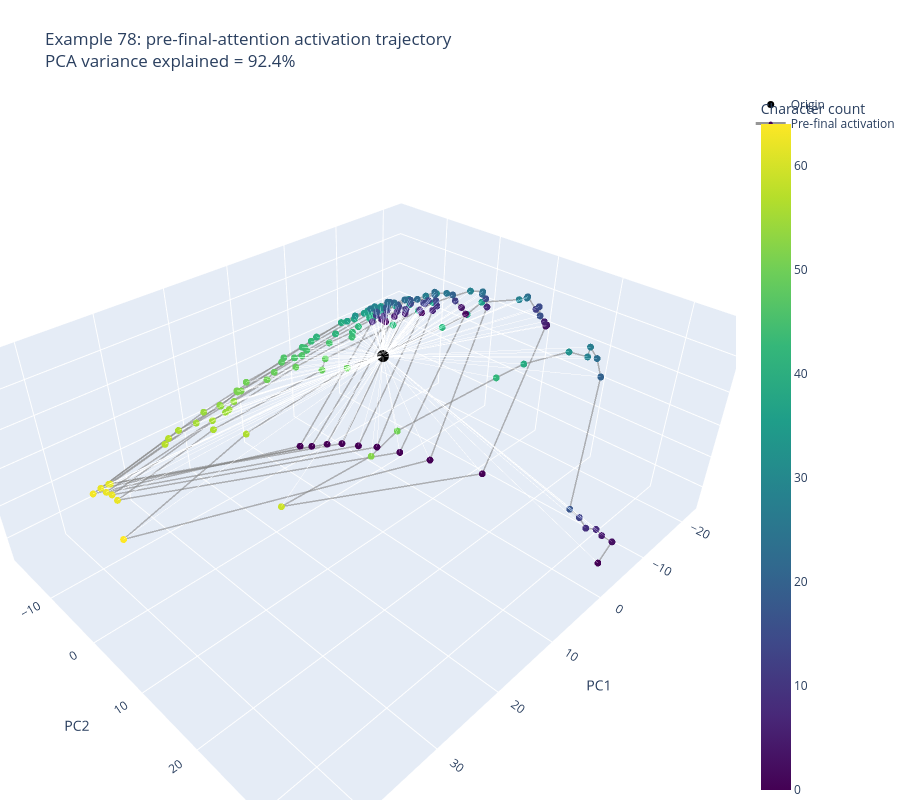
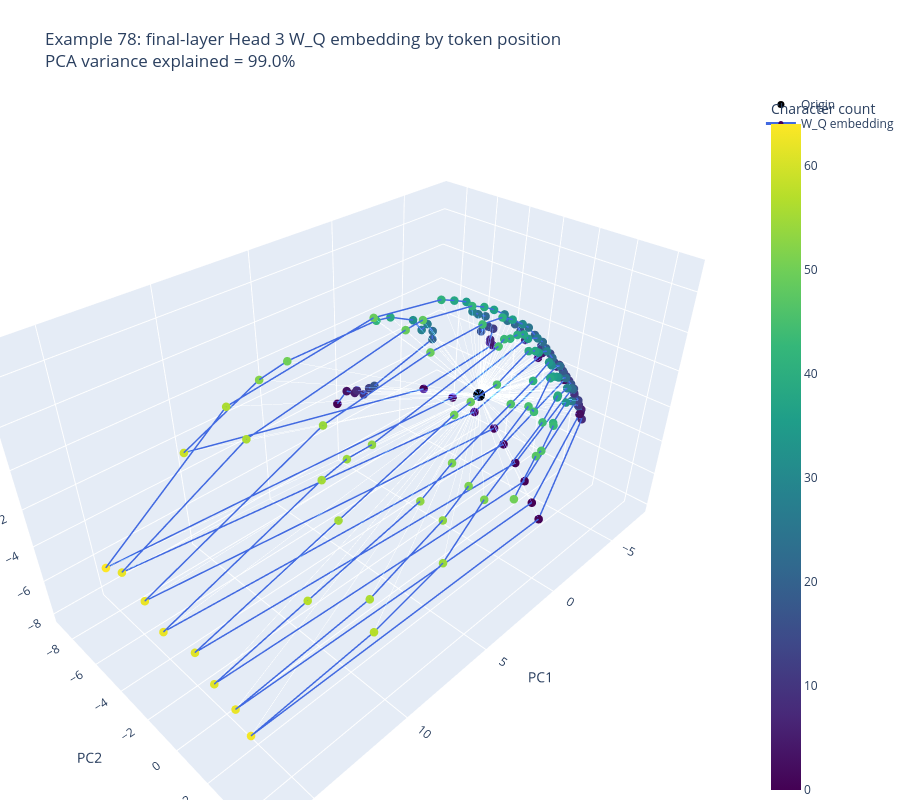
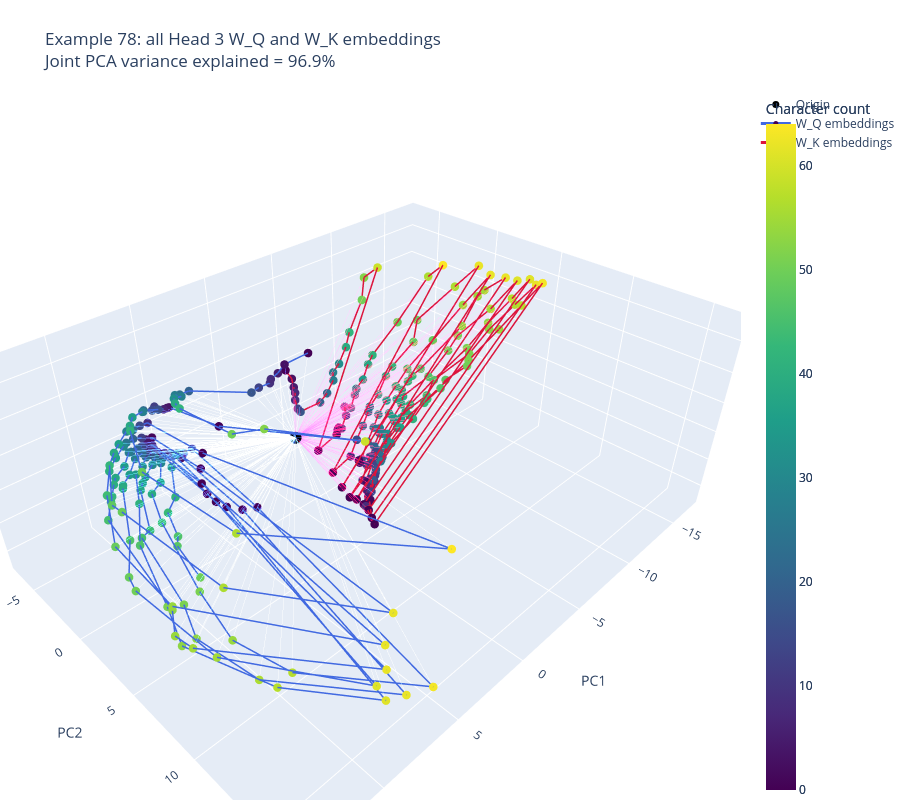
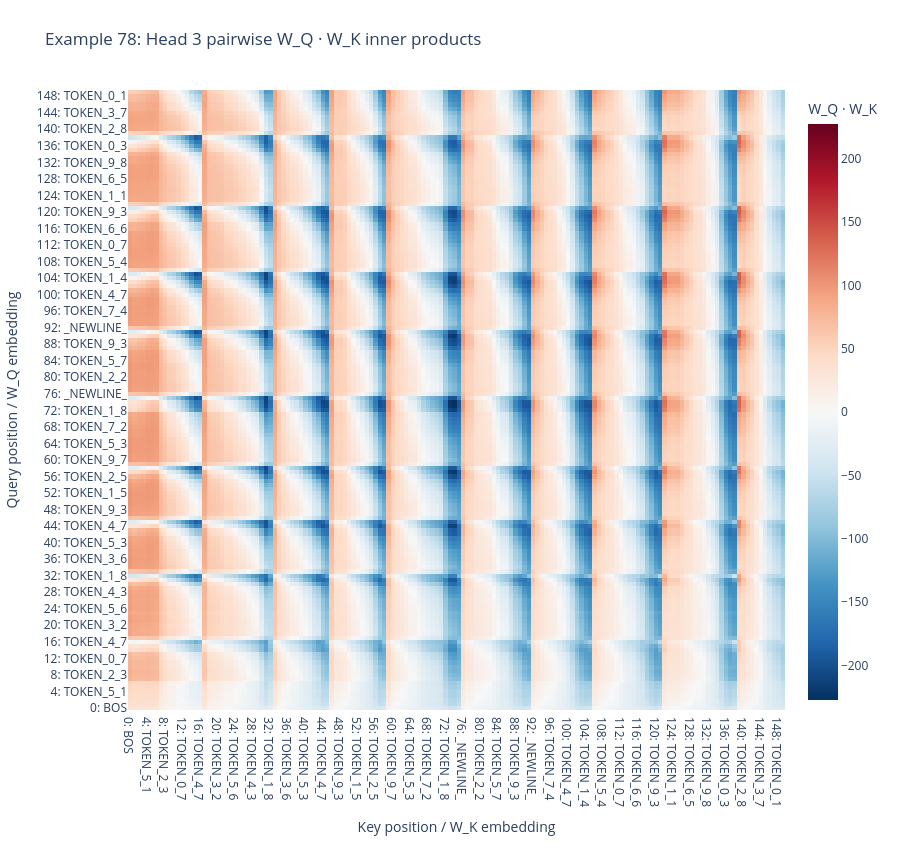

Notebook source saved alongside these figures, in order:
### Markdown cell above
## PCA of the pre-final-attention activation at every token position

### Code cell
activation_pca = PCA(n_components=3)
activation_coordinates = activation_pca.fit_transform(activations)

def project_head_vectors_for_plot(vectors, projection):
    vectors = torch.as_tensor(vectors, device=device, dtype=model.W_Q.dtype)
    normalized = model.blocks[final_layer].ln1(vectors)
    if projection == "query":
        projected = normalized @ model.W_Q[final_layer, HEAD] + model.b_Q[final_layer, HEAD]
    else:
        projected = normalized @ model.W_K[final_layer, HEAD] + model.b_K[final_layer, HEAD]
    return projected.detach().cpu().float().numpy()

fig = go.Figure()
fig.add_trace(go.Scatter3d(x=[0], y=[0], z=[0], mode="markers", marker=dict(size=7, color="black"), name="Origin", hovertemplate="(0, 0, 0)<extra>Origin</extra>"))
fig.add_trace(go.Scatter3d(
    x=activation_coordinates[:, 0], y=activation_coordinates[:, 1], z=activation_coordinates[:, 2],
    mode="lines+markers", marker=dict(size=4, color=character_counts, colorscale="Viridis", colorbar=dict(title="Character count")),
    line=dict(color="rgba(80,80,80,0.6)", width=3), name="Pre-final activation",
    text=[f"{i}: {name}" for i, name in enumerate(token_names)], customdata=np.asarray(character_counts),
    hovertemplate="position=%{text}<br>character count=%{customdata}<extra>Activation</extra>",
))
segments=[]
for point in activation_coordinates:
    segments.extend([[0, 0, 0], point.tolist(), [None, None, None]])
fig.add_trace(go.Scatter3d(x=[p[0] for p in segments], y=[p[1] for p in segments], z=[p[2] for p in segments], mode="lines", line=dict(color="rgba(100,100,100,0.18)", width=1), name="Activation vectors", showlegend=False, hoverinfo="skip"))
fig.update_layout(title=f"Example {example_index}: pre-final-attention activation trajectory<br>PCA variance explained = {activation_pca.explained_variance_ratio_.sum():.1%}", scene=dict(xaxis_title="PC1", yaxis_title="PC2", zaxis_title="PC3"), height=800, margin=dict(l=0, r=0, b=0, t=90))
display(fig)

q_embeddings = project_head_vectors_for_plot(activations, "query")
q_pca = PCA(n_components=3)
q_coordinates = q_pca.fit_transform(q_embeddings)
fig = go.Figure()
fig.add_trace(go.Scatter3d(x=[0], y=[0], z=[0], mode="markers", marker=dict(size=7, color="black"), name="Origin", hovertemplate="(0, 0, 0)<extra>Origin</extra>"))
q_segments=[]
for point in q_coordinates:
    q_segments.extend([[0, 0, 0], point.tolist(), [None, None, None]])
fig.add_trace(go.Scatter3d(x=[p[0] for p in q_segments], y=[p[1] for p in q_segments], z=[p[2] for p in q_segments], mode="lines", line=dict(color="rgba(65,105,225,0.18)", width=1), name="W_Q vectors", showlegend=False, hoverinfo="skip"))
fig.add_trace(go.Scatter3d(
    x=q_coordinates[:, 0], y=q_coordinates[:, 1], z=q_coordinates[:, 2], mode="lines+markers",
    marker=dict(size=5, color=character_counts, colorscale="Viridis", colorbar=dict(title="Character count")),
    line=dict(color="royalblue", width=3), name="W_Q embedding", text=[f"{i}: {name}" for i, name in enumerate(token_names)],
    customdata=np.asarray(character_counts), hovertemplate="position=%{text}<br>character count=%{customdata}<extra>W_Q embedding</extra>",
))
fig.update_layout(title=f"Example {example_index}: final-layer Head {HEAD} W_Q embedding by token position<br>PCA variance explained = {q_pca.explained_variance_ratio_.sum():.1%}", scene=dict(xaxis_title="PC1", yaxis_title="PC2", zaxis_title="PC3"), height=800, margin=dict(l=0, r=0, b=0, t=90))
display(fig)

# Joint PCA of all W_Q and W_K embeddings across token positions.
k_embeddings = project_head_vectors_for_plot(activations, "key")
qk_pca = PCA(n_components=3)
qk_coordinates = qk_pca.fit_transform(np.concatenate([q_embeddings, k_embeddings], axis=0))
q_all_coordinates = qk_coordinates[:len(tokens)]
k_all_coordinates = qk_coordinates[len(tokens):]

fig = go.Figure()
fig.add_trace(go.Scatter3d(
    x=[0], y=[0], z=[0], mode="markers", marker=dict(size=7, color="black"),
    name="Origin", hovertemplate="(0, 0, 0)<extra>Origin</extra>",
))
for coordinates, label, color, line_color in [
    (q_all_coordinates, "W_Q embeddings", "royalblue", "rgba(65,105,225,0.18)"),
    (k_all_coordinates, "W_K embeddings", "crimson", "rgba(220,20,60,0.18)"),
]:
    segments = []
    for point in coordinates:
        segments.extend([[0, 0, 0], point.tolist(), [None, None, None]])
    fig.add_trace(go.Scatter3d(
        x=[p[0] for p in segments], y=[p[1] for p in segments], z=[p[2] for p in segments],
        mode="lines", line=dict(color=line_color, width=1),
        name=f"{label} vectors", showlegend=False, hoverinfo="skip",
    ))
    fig.add_trace(go.Scatter3d(
        x=coordinates[:, 0], y=coordinates[:, 1], z=coordinates[:, 2],
        mode="lines+markers", marker=dict(size=5, color=character_counts, colorscale="Viridis",
        colorbar=dict(title="Character count")), line=dict(color=color, width=3),
        name=label, text=[f"{i}: {name}" for i, name in enumerate(token_names)],
        customdata=np.asarray(character_counts),
        hovertemplate="position=%{text}<br>character count=%{customdata}<extra>" + label + "</extra>",
    ))
fig.update_layout(
    title=f"Example {example_index}: all Head {HEAD} W_Q and W_K embeddings<br>"
          f"Joint PCA variance explained = {qk_pca.explained_variance_ratio_.sum():.1%}",
    scene=dict(xaxis_title="PC1", yaxis_title="PC2", zaxis_title="PC3"),
    height=800, margin=dict(l=0, r=0, b=0, t=90),
)
display(fig)

# Pairwise raw inner products between every W_Q and W_K embedding.
qk_inner_products = q_embeddings @ k_embeddings.T
position_labels = [f"{i}: {name}" for i, name in enumerate(token_names)]
fig = go.Figure(data=go.Heatmap(
    z=qk_inner_products,
    x=position_labels,
    y=position_labels,
    colorscale="RdBu_r",
    zmid=0,
    colorbar=dict(title="W_Q · W_K"),
    customdata=np.asarray(character_counts)[:, None, None].repeat(len(tokens), axis=1),
    hovertemplate=(
        "query=%{y}<br>key=%{x}<br>query char count=%{customdata[0]}<br>"
        "inner product=%{z:.4f}<extra></extra>"
    ),
))
fig.update_layout(
    title=f"Example {example_index}: Head {HEAD} pairwise W_Q · W_K inner products",
    xaxis_title="Key position / W_K embedding",
    yaxis_title="Query position / W_Q embedding",
    height=850, margin=dict(l=120, r=40, b=140, t=90),
)
display(fig)

# Unnormalized exponential score e^(W_Q · W_K), shown below the inner-product plot.
# Clipping only protects the visualization from numerical overflow.
exp_qk_scores = np.exp(np.clip(qk_inner_products, -50, 50))
fig = go.Figure(data=go.Heatmap(
    z=exp_qk_scores,
    x=position_labels,
    y=position_labels,
    colorscale="Viridis",
    colorbar=dict(title="exp(W_Q · W_K)"),
    customdata=np.asarray(character_counts)[:, None, None].repeat(len(tokens), axis=1),
    hovertemplate=(
        "query=%{y}<br>key=%{x}<br>query char count=%{customdata[0]}<br>"
        "exp(inner product)=%{z:.4f}<extra></extra>"
    ),
))
fig.update_layout(
    title=f"Example {example_index}: Head {HEAD} unnormalized exponential QK score",
    xaxis_title="Key position / W_K embedding",
    yaxis_title="Query position / W_Q embedding",
    height=850, margin=dict(l=120, r=40, b=140, t=90),
)
display(fig)

# Normalized causal attention weights: the actual row-wise softmax pattern
# cached from the final attention layer for Head 3.
normalized_attention = attention_pattern.copy()
normalized_attention[np.triu_indices(len(tokens), k=1)] = np.nan
fig = go.Figure(data=go.Heatmap(
    z=normalized_attention,
    x=position_labels,
    y=position_labels,
    colorscale="Viridis",
    zmin=0,
    zmax=float(np.nanmax(normalized_attention)),
    colorbar=dict(title="Softmax attention"),
    customdata=np.asarray(character_counts)[:, None, None].repeat(len(tokens), axis=1),
    hovertemplate=(
        "query=%{y}<br>key=%{x}<br>query char count=%{customdata[0]}<br>"
        "normalized attention=%{z:.4f}<extra></extra>"
    ),
))
fig.update_layout(
    title=f"Example {example_index}: Head {HEAD} normalized causal attention",
    xaxis_title="Key position / W_K embedding",
    yaxis_title="Query position / W_Q embedding",
    height=850, margin=dict(l=120, r=40, b=140, t=90),
)
display(fig)

# Attention reconstructed only from the global 3D W_Q/W_K PCA subspace.
# This uses scaled 3D inner products, causal masking, and row-wise softmax.
qk_pca_logits = (q_all_coordinates @ k_all_coordinates.T) / np.sqrt(3.0)
causal_logits = np.where(
    np.tri(len(tokens), len(tokens), dtype=bool),
    qk_pca_logits,
    -np.inf,
)
row_max = np.max(causal_logits, axis=1, keepdims=True)
qk_pca_attention = np.exp(causal_logits - row_max)
qk_pca_attention /= qk_pca_attention.sum(axis=1, keepdims=True)
qk_pca_attention[np.triu_indices(len(tokens), k=1)] = np.nan

fig = go.Figure(data=go.Heatmap(
    z=qk_pca_attention,
    x=position_labels,
    y=position_labels,
    colorscale="Viridis",
    zmin=0,
    zmax=float(np.nanmax(qk_pca_attention)),
    colorbar=dict(title="3D-PCA softmax"),
    customdata=np.asarray(character_counts)[:, None, None].repeat(len(tokens), axis=1),
    hovertemplate=(
        "query=%{y}<br>key=%{x}<br>query char count=%{customdata[0]}<br>"
        "3D-PCA attention=%{z:.4f}<extra></extra>"
    ),
))
fig.update_layout(
    title=f"Example {example_index}: attention reconstructed from global 3D W_Q/W_K PCA",
    xaxis_title="Key position / global-PCA W_K coordinate",
    yaxis_title="Query position / global-PCA W_Q coordinate",
    height=850, margin=dict(l=120, r=40, b=140, t=90),
)
display(fig)

### Figure 1 — Plotly figure (JSON) as saved in the notebook; plotly's stock layout.template omitted (floating-point values rounded to 4 significant figures; data arrays with more than 128 entries replaced by an {"elided": "..."} marker saying what was removed)
{"data": [{"hovertemplate": "(0, 0, 0)<extra>Origin</extra>", "marker": {"color": "black", "size": 7}, "mode": "markers", "name": "Origin", "type": "scatter3d", "x": [0], "y": [0], "z": [0]}, {"customdata": {"elided": "150 int values"}, "hovertemplate": "position=%{text}<br>character count=%{customdata}<extra>Activation</extra>", "line": {"color": "rgba(80,80,80,0.6)", "width": 3}, "marker": {"color": {"elided": "150 int values"}, "colorbar": {"title": {"text": "Character count"}}, "colorscale": [[0, "#440154"], [0.1111, "#482878"], [0.2222, "#3e4989"], [0.3333, "#31688e"], [0.4444, "#26828e"], [0.5556, "#1f9e89"], [0.6667, "#35b779"], [0.7778, "#6ece58"], [0.8889, "#b5de2b"], [1, "#fde725"]], "size": 4}, "mode": "lines+markers", "name": "Pre-final activation", "text": {"elided": "150 str values"}, "type": "scatter3d", "x": {"elided": "150 float values"}, "y": {"elided": "150 float values"}, "z": {"elided": "150 float values"}}, {"hoverinfo": "skip", "line": {"color": "rgba(100,100,100,0.18)", "width": 1}, "mode": "lines", "name": "Activation vectors", "showlegend": false, "type": "scatter3d", "x": {"elided": "450 float values"}, "y": {"elided": "450 float values"}, "z": {"elided": "450 float values"}}], "layout": {"height": 800, "margin": {"b": 0, "l": 0, "r": 0, "t": 90}, "scene": {"xaxis": {"title": {"text": "PC1"}}, "yaxis": {"title": {"text": "PC2"}}, "zaxis": {"title": {"text": "PC3"}}}, "title": {"text": "Example 78: pre-final-attention activation trajectory<br>PCA variance explained = 92.4%"}}}

### Figure 2 — Plotly figure (JSON) as saved in the notebook; plotly's stock layout.template omitted (floating-point values rounded to 4 significant figures; data arrays with more than 128 entries replaced by an {"elided": "..."} marker saying what was removed)
{"data": [{"hovertemplate": "(0, 0, 0)<extra>Origin</extra>", "marker": {"color": "black", "size": 7}, "mode": "markers", "name": "Origin", "type": "scatter3d", "x": [0], "y": [0], "z": [0]}, {"hoverinfo": "skip", "line": {"color": "rgba(65,105,225,0.18)", "width": 1}, "mode": "lines", "name": "W_Q vectors", "showlegend": false, "type": "scatter3d", "x": {"elided": "450 float values"}, "y": {"elided": "450 float values"}, "z": {"elided": "450 float values"}}, {"customdata": {"elided": "150 int values"}, "hovertemplate": "position=%{text}<br>character count=%{customdata}<extra>W_Q embedding</extra>", "line": {"color": "royalblue", "width": 3}, "marker": {"color": {"elided": "150 int values"}, "colorbar": {"title": {"text": "Character count"}}, "colorscale": [[0, "#440154"], [0.1111, "#482878"], [0.2222, "#3e4989"], [0.3333, "#31688e"], [0.4444, "#26828e"], [0.5556, "#1f9e89"], [0.6667, "#35b779"], [0.7778, "#6ece58"], [0.8889, "#b5de2b"], [1, "#fde725"]], "size": 5}, "mode": "lines+markers", "name": "W_Q embedding", "text": {"elided": "150 str values"}, "type": "scatter3d", "x": {"elided": "150 float values"}, "y": {"elided": "150 float values"}, "z": {"elided": "150 float values"}}], "layout": {"height": 800, "margin": {"b": 0, "l": 0, "r": 0, "t": 90}, "scene": {"xaxis": {"title": {"text": "PC1"}}, "yaxis": {"title": {"text": "PC2"}}, "zaxis": {"title": {"text": "PC3"}}}, "title": {"text": "Example 78: final-layer Head 3 W_Q embedding by token position<br>PCA variance explained = 99.0%"}}}

### Figure 3 — Plotly figure (JSON) as saved in the notebook; plotly's stock layout.template omitted (floating-point values rounded to 4 significant figures; data arrays with more than 128 entries replaced by an {"elided": "..."} marker saying what was removed)
{"data": [{"hovertemplate": "(0, 0, 0)<extra>Origin</extra>", "marker": {"color": "black", "size": 7}, "mode": "markers", "name": "Origin", "type": "scatter3d", "x": [0], "y": [0], "z": [0]}, {"hoverinfo": "skip", "line": {"color": "rgba(65,105,225,0.18)", "width": 1}, "mode": "lines", "name": "W_Q embeddings vectors", "showlegend": false, "type": "scatter3d", "x": {"elided": "450 float values"}, "y": {"elided": "450 float values"}, "z": {"elided": "450 float values"}}, {"customdata": {"elided": "150 int values"}, "hovertemplate": "position=%{text}<br>character count=%{customdata}<extra>W_Q embeddings</extra>", "line": {"color": "royalblue", "width": 3}, "marker": {"color": {"elided": "150 int values"}, "colorbar": {"title": {"text": "Character count"}}, "colorscale": [[0, "#440154"], [0.1111, "#482878"], [0.2222, "#3e4989"], [0.3333, "#31688e"], [0.4444, "#26828e"], [0.5556, "#1f9e89"], [0.6667, "#35b779"], [0.7778, "#6ece58"], [0.8889, "#b5de2b"], [1, "#fde725"]], "size": 5}, "mode": "lines+markers", "name": "W_Q embeddings", "text": {"elided": "150 str values"}, "type": "scatter3d", "x": {"elided": "150 float values"}, "y": {"elided": "150 float values"}, "z": {"elided": "150 float values"}}, {"hoverinfo": "skip", "line": {"color": "rgba(220,20,60,0.18)", "width": 1}, "mode": "lines", "name": "W_K embeddings vectors", "showlegend": false, "type": "scatter3d", "x": {"elided": "450 float values"}, "y": {"elided": "450 float values"}, "z": {"elided": "450 float values"}}, {"customdata": {"elided": "150 int values"}, "hovertemplate": "position=%{text}<br>character count=%{customdata}<extra>W_K embeddings</extra>", "line": {"color": "crimson", "width": 3}, "marker": {"color": {"elided": "150 int values"}, "colorbar": {"title": {"text": "Character count"}}, "colorscale": [[0, "#440154"], [0.1111, "#482878"], [0.2222, "#3e4989"], [0.3333, "#31688e"], [0.4444, "#26828e"], [0.5556, "#1f9e89"], [0.6667, "#35b779"], [0.7778, "#6ece58"], [0.8889, "#b5de2b"], [1, "#fde725"]], "size": 5}, "mode": "lines+markers", "name": "W_K embeddings", "text": {"elided": "150 str values"}, "type": "scatter3d", "x": {"elided": "150 float values"}, "y": {"elided": "150 float values"}, "z": {"elided": "150 float values"}}], "layout": {"height": 800, "margin": {"b": 0, "l": 0, "r": 0, "t": 90}, "scene": {"xaxis": {"title": {"text": "PC1"}}, "yaxis": {"title": {"text": "PC2"}}, "zaxis": {"title": {"text": "PC3"}}}, "title": {"text": "Example 78: all Head 3 W_Q and W_K embeddings<br>Joint PCA variance explained = 96.9%"}}}

### Figure 4 — Plotly figure (JSON) as saved in the notebook; plotly's stock layout.template omitted (floating-point values rounded to 4 significant figures; data arrays with more than 128 entries replaced by an {"elided": "..."} marker saying what was removed)
{"data": [{"colorbar": {"title": {"text": "W_Q · W_K"}}, "colorscale": [[0, "rgb(5,48,97)"], [0.1, "rgb(33,102,172)"], [0.2, "rgb(67,147,195)"], [0.3, "rgb(146,197,222)"], [0.4, "rgb(209,229,240)"], [0.5, "rgb(247,247,247)"], [0.6, "rgb(253,219,199)"], [0.7, "rgb(244,165,130)"], [0.8, "rgb(214,96,77)"], [0.9, "rgb(178,24,43)"], [1, "rgb(103,0,31)"]], "customdata": {"elided": "150x150 int values"}, "hovertemplate": "query=%{y}<br>key=%{x}<br>query char count=%{customdata[0]}<br>inner product=%{z:.4f}<extra></extra>", "type": "heatmap", "x": {"elided": "150 str values"}, "y": {"elided": "150 str values"}, "z": {"elided": "150x150 float values"}, "zmid": 0}], "layout": {"height": 850, "margin": {"b": 140, "l": 120, "r": 40, "t": 90}, "title": {"text": "Example 78: Head 3 pairwise W_Q · W_K inner products"}, "xaxis": {"title": {"text": "Key position / W_K embedding"}}, "yaxis": {"title": {"text": "Query position / W_Q embedding"}}}}
